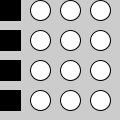
Frame 1 (no input)
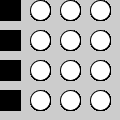
Frame 60 (the mouse pressed at the canvas centre just before this capture)
Frame 120 (the mouse held since frame 60 and released just before this capture): identical to frame 60, image omitted

The Processing sketch that drew these frames (run headless with seeded random() and noise(); from frame 60 on, the mouse is pressed at the canvas centre):

// Processing sketch: f_5_4
// ── f_5_4.pde
void setup(){
  ellipseMode(CENTER);
  rectMode(CENTER);
  size(120, 120);
}
void draw(){
  for (int i = 40; i <= 150; i += 30){
    fill(0);
    rect(10, i-30, 20, 20);
    for (int e = 10; e <= 120; e += 30){
      fill(255);
      ellipse(i, e, 20, 20);
    }
  }
}
